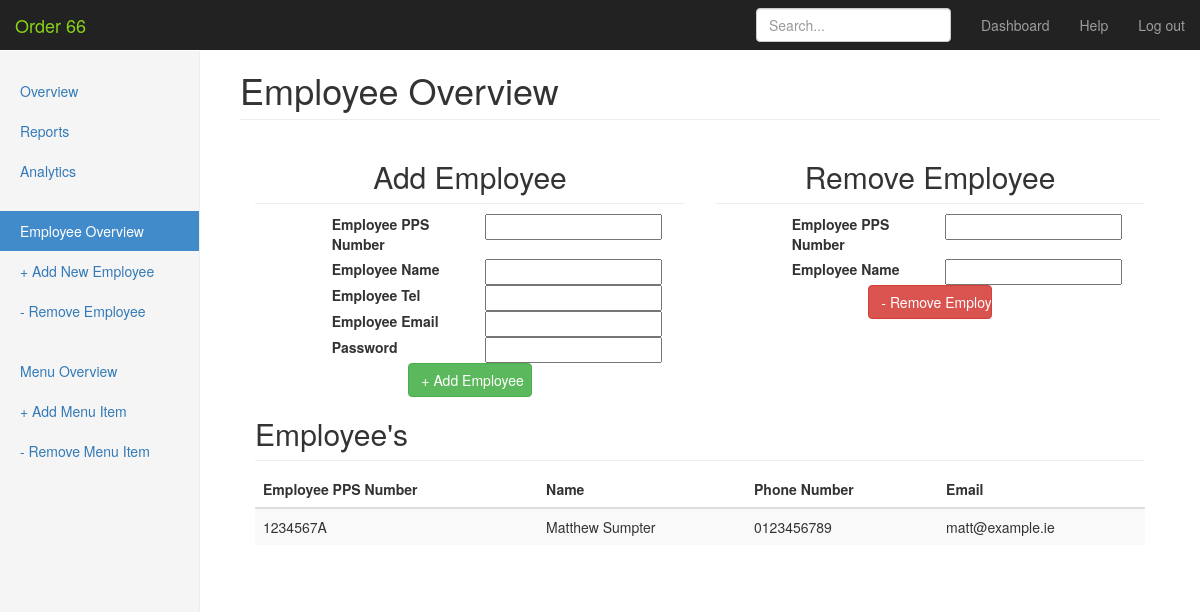
Page /Website/pages/dashboard_employee.php (signed in) on the committed database.
### tables this page shows
CREATE TABLE `employee_details` (
  `company_id` int(11) NOT NULL,
  `employee_pps` varchar(11) NOT NULL,
  `employee_name` varchar(255) NOT NULL,
  `employee_tel` varchar(255) NOT NULL,
  `employee_email` varchar(255) NOT NULL,
  `password` varchar(255) NOT NULL,
  `account_type` tinyint(1) NOT NULL DEFAULT '1' COMMENT '0=employer, 1=employee'
);

### Website/pages/dashboard_employee.php (the view, shortened to what this page needs)
<?php
  $servername = "localhost";
  $dbusername = "root";
  $dbpassword = "";
  $dbname = "posapp_database";
  $company_id = $_SESSION["company_id"];
  $conn = new mysqli($servername, $dbusername, $dbpassword, $dbname);
  $query = "SELECT employee_pps, employee_name, employee_tel, employee_email FROM employee_details WHERE company_id = '$company_id'";
  $result = $conn->query($query) or die ("Failed to query database ".$conn->connect_error);
  $dataRow="";
  while($row = mysqli_fetch_array($result)){
    $dataRow = $dataRow."<tr><td>$row[0]</td><td>$row[1]</td><td>$row[2]</td><td>$row[3]</td></tr>";
  }
?>
<!DOCTYPE html>
<html lang="en">
  <head>
    <link href="../bootstrap-3.3.7-dist/css/bootstrap.min.css" rel="stylesheet">
    <link href="../css/dashboard.css" rel="stylesheet">
  </head>
  <body>
    <nav class="navbar navbar-inverse navbar-fixed-top">
      <div class="container-fluid">
        <div class="navbar-header">
          <a class="navbar-brand" href="dashboard.php" style="color: #88d317; ">Order 66</a>
        </div>
        <div id="navbar" class="navbar-collapse collapse">
          <ul class="nav navbar-nav navbar-right">
            <li><a href="dashboard.php">Dashboard</a></li>
            <li><a href="faq.php">Help</a></li>
            <li><a href="logout.php">Log out</a></li>
          </ul>
          <form class="navbar-form navbar-right">
            <input type="text" class="form-control" placeholder="Search...">
          </form>
        </div>
      </div>
    </nav>
    <div class="container-fluid">
      <div class="row">
        <div class="col-sm-3 col-md-2 sidebar">
          <ul class="nav nav-sidebar">
            <li><a href="dashboard.php">Overview <span class="sr-only">(current)</span></a></li>
            <li><a href="#">Reports</a></li>
            <li><a href="#">Analytics</a></li>
          </ul>
          <ul class="nav nav-sidebar">
            <li class="active"><a href="dashboard_employee.php">Employee Overview</a></li>
            <li><a href="dashboard_employee.php">+ Add New Employee</a></li>
            <li><a href="dashboard_employee.php">- Remove Employee</a></li>
          </ul>
          <ul class="nav nav-sidebar">
            <li><a href="dashboard_menu.php">Menu Overview</a></li>
            <li><a href="dashboard_menu.php">+ Add Menu Item</a></li>
            <li><a href="dashboard_menu.php">- Remove Menu Item</a></li>
          </ul>
        </div>
        <div class="col-sm-9 col-sm-offset-3 col-md-10 col-md-offset-2 main">
          <h1 class="page-header">Employee Overview</h1>
          <div class="col-lg-6">
            <h2 class="sub-header text-center">Add Employee</h2>
            <form name="add_employee" method="post" action="add_employee.php">
            <div class="row">
              <div class="form-group">
                <div class="col-lg-offset-2 col-lg-4"><label for="employee_pps">Employee PPS Number</label></div>
                <div class="col-lg-6"><input type="text" name="employee_pps"></div>
              </div>
            </div>
            <div class="row">
              <div class="form-group">
                <div class="col-lg-offset-2 col-lg-4"><label for="employee_name">Employee Name</label></div>
                <div class="col-lg-6"><input type="text" name="employee_name"></div>
              </div>
            </div>
            <div class="row">
              <div class="form-group">
                <div class="col-lg-offset-2 col-lg-4"><label for="employee_tel">Employee Tel</label></div>
                <div class="col-lg-6"><input type="Number" name="employee_tel"></div>
              </div>
            </div>
            <div class="row">
              <div class="form-group">
                <div class="col-lg-offset-2 col-lg-4"><label for="employee_email">Employee Email</label></div>
                <div class="col-lg-6"><input type="Email" name="employee_email"></div>
              </div>
            </div>
            <div class="row">
              <div class="form-group">
                <div class="col-lg-offset-2 col-lg-4"><label for="password">Password</label></div>
                <div class="col-lg-6"><input type="Password" name="password" minlength="8" maxlength="25"></div>
              </div>
            </div>
            <div class="row">
              <div class="col-lg-offset-4 col-lg-4">
                <input id="add_employee_btn" type="submit" name="add_employee_btn" value="+ Add Employee" class="btn btn-success btn-block center-block"></input>
              </div>
            </div>
            </form>
          </div>
          <div class="col-lg-6">
            <h2 class="sub-header text-center">Remove Employee</h2>
            <form name="add_employee" method="post" action="remove_employee.php">
            <div class="row">
              <div class="form-group">
                <div class="col-lg-offset-2 col-lg-4"><label for="employee_pps">Employee PPS Number</label></div>
                <div class="col-lg-6"><input type="text" name="employee_pps"></div>
              </div>
            </div>
            <div class="row">
              <div class="form-group">
                <div class="col-lg-offset-2 col-lg-4"><label for="employee_name">Employee Name</label></div>
                <div class="col-lg-6"><input type="text" name="employee_name"></div>
              </div>
            </div>
            <div class="row">
              <div class="col-lg-offset-4 col-lg-4">
                <input id="remove_employee_btn" type="submit" name="remove_employee_btn" value="- Remove Employee" class="btn btn-danger btn-block center-block"></input>
              </div>
            </div>
            </form>
          </div>
          <div class="col-lg-12">
            <h2 class="sub-header">Employee's</h2>
          <div class="table-responsive">
            <table class="table table-striped">
              <thead>
                <tr>
                  <th>Employee PPS Number</th>
                  <th>Name</th>
                  <th>Phone Number</th>
                  <th>Email</th>
                </tr>
              </thead>
              <tbody>
                <?php echo $dataRow; ?>
              </tbody>
            </table>
          </div>
          </div>
        </div>
      </div>
    </div>
  </body>
</html>

### Website/css/dashboard.css (style rules this page uses)
body { padding-top: 50px; }
.sub-header { padding-bottom: 10px; border-bottom: 1px solid #eee; }
.navbar-fixed-top { border: 0; }
.sidebar { display: none; }
@media (min-width: 768px) { .sidebar { position: fixed; top: 51px; bottom: 0; left: 0; z-index: 1000; display: block; padding: 20px; overflow-x: hidden; overflow-y: auto; background-color: #f5f5f5; border-right: 1px solid #eee; } }
.nav-sidebar { margin-right: -21px; margin-bottom: 20px; margin-left: -20px; }
.nav-sidebar > li > a { padding-right: 20px; padding-left: 20px; }
.nav-sidebar > .active > a, .nav-sidebar > .active > a:hover, .nav-sidebar > .active > a:focus { color: #fff; background-color: #428bca; }
.main { padding: 20px; }
@media (min-width: 768px) { .main { padding-right: 40px; padding-left: 40px; } }
.main .page-header { margin-top: 0; }

### rows in the picture
employee_details: employee_pps "1234567A", employee_name "Matthew Sumpter", employee_tel "0123456789", employee_email "matt@example.ie"
